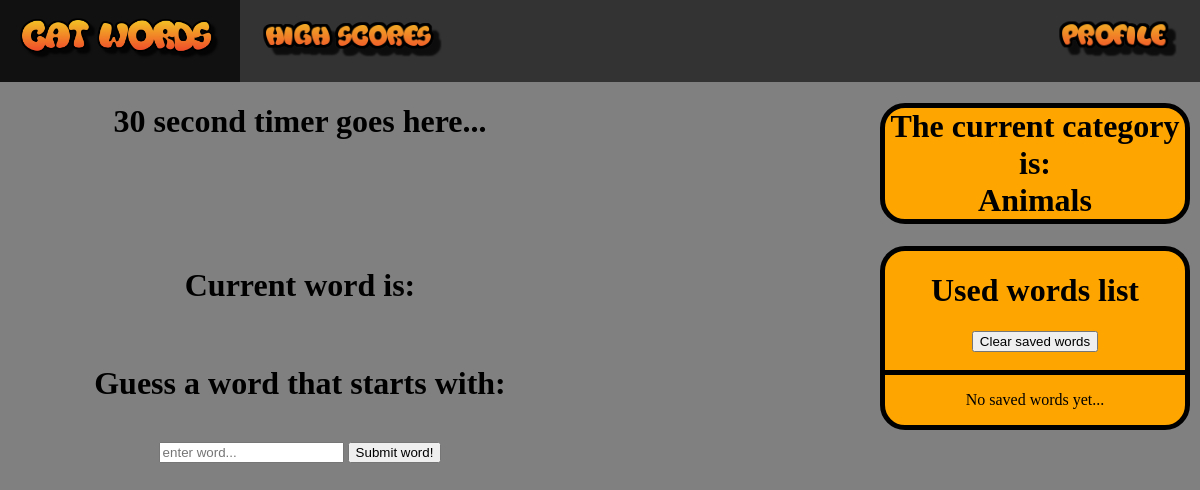
The app's page /game/play/, older data.
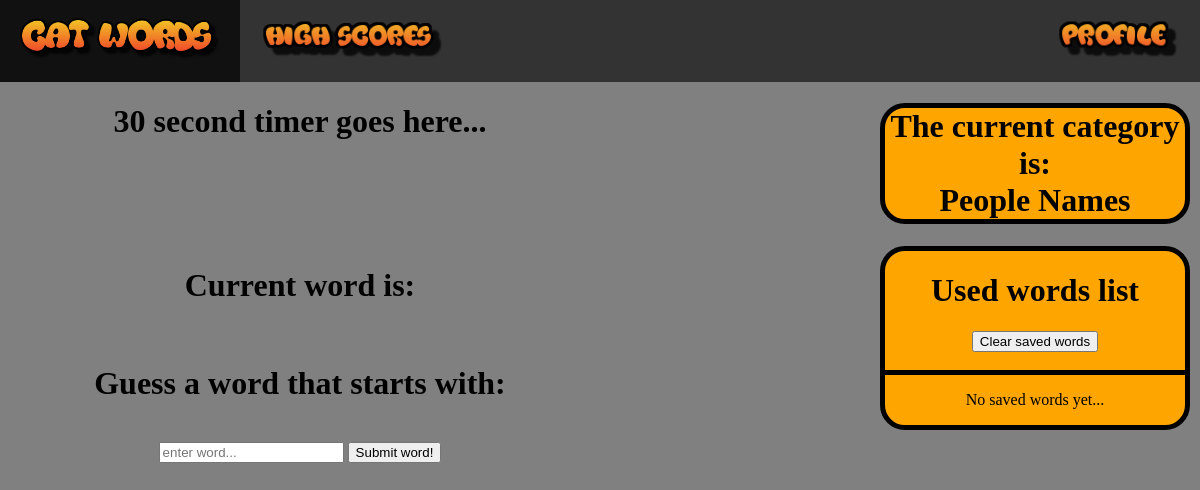
The same page, newer data.
### game/models.py (models this page shows, shortened)
class CurrentCategory(models.Model):
	class Meta:
		verbose_name_plural = "current categories"
	current_category_text = models.CharField(max_length=200)

### game/views.py (the view, shortened to what this page needs)
# urls.py: path('game/', include('game.urls')),
def game(request):
	if request.GET.get('clear_saved_words'):
		current_word = CurrentWord.objects.filter(pk=1)
		current_category = CurrentCategory.objects.get(id=1)
		SavedWord.objects.all().delete()
		args = {'category': current_category.current_category_text}
		return render(request, 'game/game.html', args)
	else:
		current_category = CurrentCategory.objects.get(id=1)
		return render(request, 'game/game.html', {'category': current_category.current_category_text})

### game/templates/game/game.html (shortened to what this page needs)
{% extends 'base.html' %}
{% block content %}
<div id="rowOne">
	<div class="leftContent">
		<h1>30 second timer goes here...</h1>
	</div>
	<div class="rightContent">
		<h1 id ="categoryTitle">The current category is:
		<br>
		<strong>{{category}}</strong>
		</h1>
	</div>
</div>
<div id="rowTwo">
	<div class="leftContent">
		<div id="currentWord">
			<h1>Current word is: </h1>
		</div>
		<br>
		<div id="guessWord">
			<h1>Guess a word that starts with: </h1>
		</div>
		<br>
		<form action="" id="currentWordForm" method="post">
		<input name="current_word" placeholder="enter word...">
		<input type="submit" value="Submit word!">
		</form>
	</div>
	<div class="rightContent">
	<div id="categoryList">
		<div id="categoryListTitle">
			<h1>Used words list</h1>
			<form action="" method="get">
 			<input type="submit" class="btn" value="Clear saved words" name="clear_saved_words">
			</form>
			<br>
		</div>
		{% if saved_words %}
		<ul class="unstyledList">
		{% for word in saved_words %}
		<li>{{word}}</li>
		{% endfor %}
		</ul>
		{% else %}
		<p>No saved words yet...</p>
		{% endif %}
		</div>
	</div>
</div>
{% endblock content %}

Row changes from the older to the newer data that the page shows:
changed CurrentCategory: current_category_text "Animals" → "People Names"
